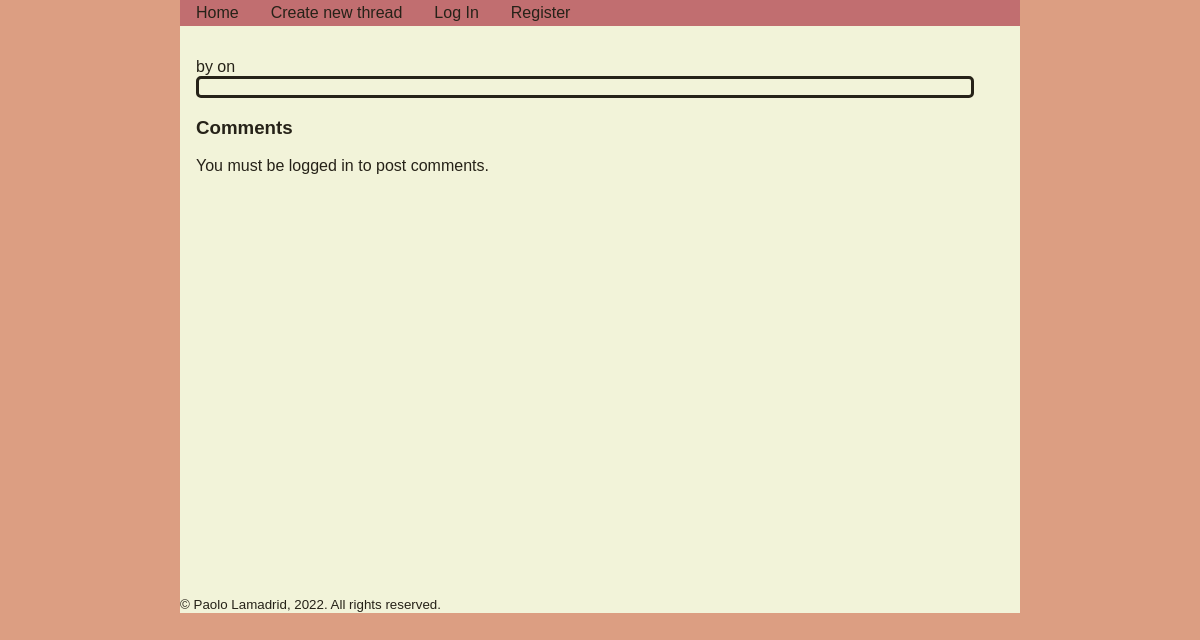
The page /thread/4 on the database as committed earlier.
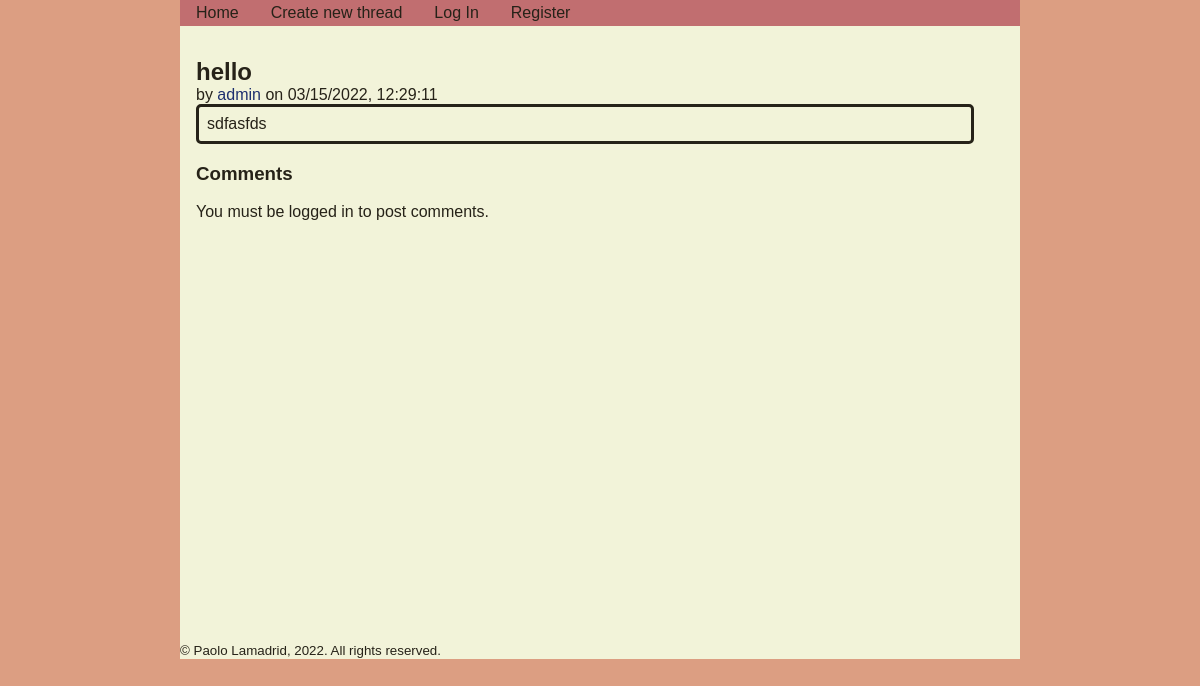
The same page on the database as committed later.
### tables this page shows
CREATE TABLE threads
(
    thread_id INTEGER PRIMARY KEY AUTOINCREMENT,
    title TEXT NOT NULL,
    body TEXT NOT NULL,
    date_created TEXT NOT NULL,
    user_poster TEXT NOT NULL
);

### app.py (the view, shortened to what this page needs)
@app.route("/thread/<int:thread_id>", methods=["GET", "POST"])
def thread(thread_id):
    form = CommentForm()
    db = get_db()
    thread = db.execute("""
        SELECT * FROM threads
        WHERE thread_id = ?;
    """, (thread_id,)).fetchone()
    comments = db.execute("""
        SELECT * FROM comments
        WHERE thread_id = ?;
    """, (thread_id,)).fetchall()
    return render_template("thread.html", thread=thread, comments=comments, form=form)

### app.py (called while the page is built)
@app.before_request
def load_logged_in_user():
    g.user = session.get("username", None)
    g.is_admin = session.get("is_admin", False)

### database.py (called while the page is built)
def get_db():
    if "db" not in g:
        g.db = sqlite3.connect(DATABASE,
            detect_types=sqlite3.PARSE_DECLTYPES
        )
        g.db.row_factory = sqlite3.Row
    return g.db

### templates/thread.html (shortened to what this page needs)
{% extends 'base.html' %}
{% block main_content %}
<section class="thread_detailed">
    <h1>{{ thread["title"] }}</h1>
    <p>by <a href="{{ url_for('user_profile', username=thread['user_poster']) }}">{{ thread["user_poster"] }}</a> on {{ thread["date_created"] }}</p>
    <p class="thread_body">{{ thread["body"] }}</p>
</section>
<section class="comments_section">
<h3>Comments</h3>
{% if g.user %}
    <form action="" method="POST" novalidate>
        {{ form.hidden_tag() }}
        {{ form.body() }}
        {% for error in form.body.errors %}
            {{ error }}
        {% endfor %}
        <br/>
        {{ form.submit() }}
    </form>
{% else %}
    <p>You must be logged in to post comments.</p>
{% endif %}
</section>
{% endblock %}

Rows that differ between the two databases and show on the page:
added threads: title "hello", user_poster "admin", date_created "03/15/2022, 12:29:11", body "sdfasfds"
